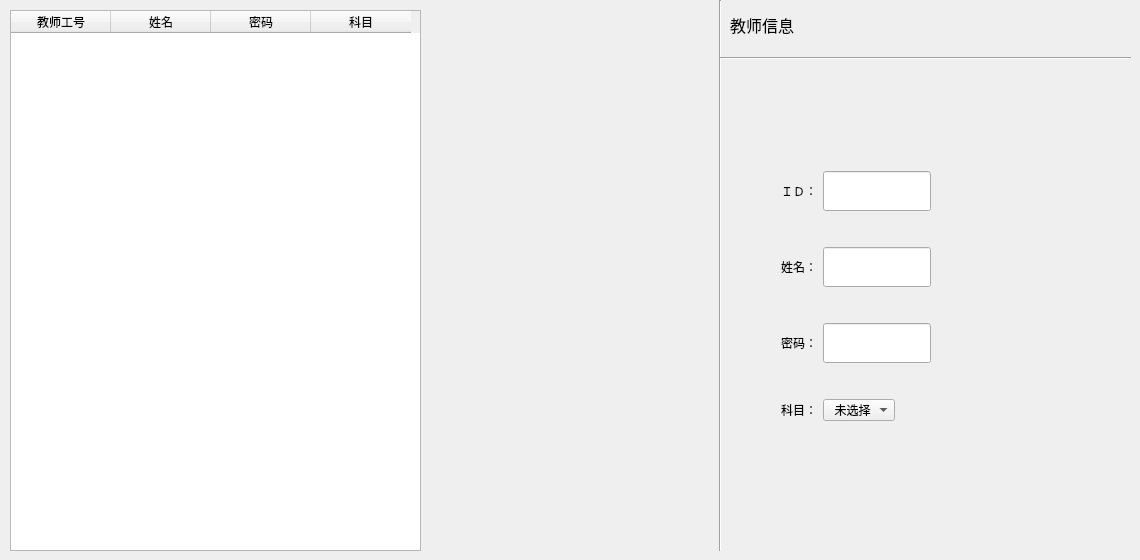
          <widget class="QWidget" name="tab_2">
           <attribute name="title">
            <string>教师管理</string>
           </attribute>
           <widget class="QTableWidget" name="tableWidget_Teacher">
            <property name="geometry">
             <rect>
              <x>10</x>
              <y>10</y>
              <width>411</width>
              <height>541</height>
             </rect>
            </property>
            <property name="sizePolicy">
             <sizepolicy hsizetype="Fixed" vsizetype="Fixed">
              <horstretch>0</horstretch>
              <verstretch>0</verstretch>
             </sizepolicy>
            </property>
            <property name="sortingEnabled">
             <bool>true</bool>
            </property>
            <column>
             <property name="text">
              <string>教师工号</string>
             </property>
            </column>
            <column>
             <property name="text">
              <string>姓名</string>
             </property>
            </column>
            <column>
             <property name="text">
              <string>密码</string>
             </property>
            </column>
            <column>
             <property name="text">
              <string>科目</string>
             </property>
            </column>
           </widget>
           <widget class="Line" name="line_8">
            <property name="geometry">
             <rect>
              <x>710</x>
              <y>0</y>
              <width>20</width>
              <height>551</height>
             </rect>
            </property>
            <property name="orientation">
             <enum>Qt::Vertical</enum>
            </property>
           </widget>
           <widget class="Line" name="line_9">
            <property name="geometry">
             <rect>
              <x>720</x>
              <y>50</y>
              <width>411</width>
              <height>16</height>
             </rect>
            </property>
            <property name="orientation">
             <enum>Qt::Horizontal</enum>
            </property>
           </widget>
           <widget class="QLabel" name="label_12">
            <property name="geometry">
             <rect>
              <x>730</x>
              <y>10</y>
              <width>81</width>
              <height>31</height>
             </rect>
            </property>
            <property name="text">
             <string>&lt;!DOCTYPE HTML PUBLIC &quot;-//W3C//DTD HTML 4.0//EN&quot; &quot;http://www.w3.org/TR/REC-html40/strict.dtd&quot;&gt;
&lt;html&gt;&lt;head&gt;&lt;meta name=&quot;qrichtext&quot; content=&quot;1&quot; /&gt;&lt;style type=&quot;text/css&quot;&gt;
p, li { white-space: pre-wrap; }
&lt;/style&gt;&lt;/head&gt;&lt;body style=&quot; font-family:'微软雅黑'; font-size:11pt; font-weight:400; font-style:normal;&quot;&gt;
&lt;p style=&quot; margin-top:0px; margin-bottom:0px; margin-left:0px; margin-right:0px; -qt-block-indent:0; text-indent:0px;&quot;&gt;&lt;span style=&quot; font-family:'宋体'; font-size:12pt;&quot;&gt;教师信息&lt;/span&gt;&lt;/p&gt;&lt;/body&gt;&lt;/html&gt;</string>
            </property>
           </widget>
           <widget class="QWidget" name="layoutWidget">
            <property name="geometry">
             <rect>
              <x>781</x>
              <y>141</y>
              <width>302</width>
              <height>311</height>
             </rect>
            </property>
            <layout class="QVBoxLayout" name="verticalLayout_4">
             <item>
              <layout class="QHBoxLayout" name="horizontalLayout_15">
               <item>
                <layout class="QHBoxLayout" name="horizontalLayout_10">
                 <item>
                  <widget class="QLabel" name="label_9">
                   <property name="text">
                    <string>ＩＤ：</string>
                   </property>
                  </widget>
                 </item>
                 <item>
                  <widget class="QLineEdit" name="lineEdit_teacherId">
                   <property name="sizePolicy">
                    <sizepolicy hsizetype="Fixed" vsizetype="Fixed">
                     <horstretch>0</horstretch>
                     <verstretch>0</verstretch>
                    </sizepolicy>
                   </property>
                   <property name="minimumSize">
                    <size>
                     <width>0</width>
                     <height>40</height>
                    </size>
                   </property>
                  </widget>
                 </item>
                </layout>
               </item>
               <item>
                <spacer name="horizontalSpacer_8">
                 <property name="orientation">
                  <enum>Qt::Horizontal</enum>
                 </property>
                 <property name="sizeHint" stdset="0">
                  <size>
                   <width>40</width>
                   <height>20</height>
                  </size>
                 </property>
                </spacer>
               </item>
              </layout>
             </item>
             <item>
              <layout class="QHBoxLayout" name="horizontalLayout_14">
               <item>
                <layout class="QHBoxLayout" name="horizontalLayout_11">
                 <item>
                  <widget class="QLabel" name="label_10">
                   <property name="text">
                    <string>姓名：</string>
                   </property>
                  </widget>
                 </item>
                 <item>
                  <widget class="QLineEdit" name="lineEdit_teacherName">
                   <property name="sizePolicy">
                    <sizepolicy hsizetype="Fixed" vsizetype="Fixed">
                     <horstretch>0</horstretch>
                     <verstretch>0</verstretch>
                    </sizepolicy>
                   </property>
                   <property name="minimumSize">
                    <size>
                     <width>0</width>
                     <height>40</height>
                    </size>
                   </property>
                  </widget>
                 </item>
                </layout>
               </item>
               <item>
                <spacer name="horizontalSpacer_11">
                 <property name="orientation">
                  <enum>Qt::Horizontal</enum>
                 </property>
                 <property name="sizeHint" stdset="0">
                  <size>
                   <width>40</width>
                   <height>20</height>
                  </size>
                 </property>
                </spacer>
               </item>
              </layout>
             </item>
             <item>
              <layout class="QHBoxLayout" name="horizontalLayout_13">
               <item>
                <layout class="QHBoxLayout" name="horizontalLayout_12">
                 <item>
                  <widget class="QLabel" name="label_11">
                   <property name="text">
                    <string>密码：</string>
                   </property>
                  </widget>
                 </item>
                 <item>
                  <widget class="QLineEdit" name="lineEdit_teacherPwd">
                   <property name="enabled">
                    <bool>true</bool>
                   </property>
                   <property name="sizePolicy">
                    <sizepolicy hsizetype="Fixed" vsizetype="Fixed">
                     <horstretch>0</horstretch>
                     <verstretch>0</verstretch>
                    </sizepolicy>
                   </property>
                   <property name="minimumSize">
                    <size>
                     <width>0</width>
                     <height>40</height>
                    </size>
                   </property>
                   <property name="echoMode">
                    <enum>QLineEdit::Password</enum>
                   </property>
                  </widget>
                 </item>
                </layout>
               </item>
               <item>
                <spacer name="horizontalSpacer_13">
                 <property name="orientation">
                  <enum>Qt::Horizontal</enum>
                 </property>
                 <property name="sizeHint" stdset="0">
                  <size>
                   <width>40</width>
                   <height>20</height>
                  </size>
                 </property>
                </spacer>
               </item>
              </layout>
             </item>
             <item>
              <layout class="QHBoxLayout" name="horizontalLayout_35">
               <item>
                <layout class="QHBoxLayout" name="horizontalLayout_4">
                 <item>
                  <widget class="QLabel" name="label_20">
                   <property name="sizePolicy">
                    <sizepolicy hsizetype="Fixed" vsizetype="Fixed">
                     <horstretch>0</horstretch>
                     <verstretch>0</verstretch>
                    </sizepolicy>
                   </property>
                   <property name="baseSize">
                    <size>
                     <width>54</width>
                     <height>78</height>
                    </size>
                   </property>
                   <property name="text">
                    <string>科目：</string>
                   </property>
                  </widget>
                 </item>
                 <item>
                  <widget class="QComboBox" name="comboBox">
                   <item>
                    <property name="text">
                     <string>  未选择</string>
                    </property>
                   </item>
                  </widget>
                 </item>
                </layout>
               </item>
               <item>
                <spacer name="horizontalSpacer_20">
                 <property name="orientation">
                  <enum>Qt::Horizontal</enum>
                 </property>
                 <property name="sizeHint" stdset="0">
                  <size>
                   <width>40</width>
                   <height>20</height>
                  </size>
                 </property>
                </spacer>
               </item>
              </layout>
             </item>
            </layout>
           </widget>
          </widget>
